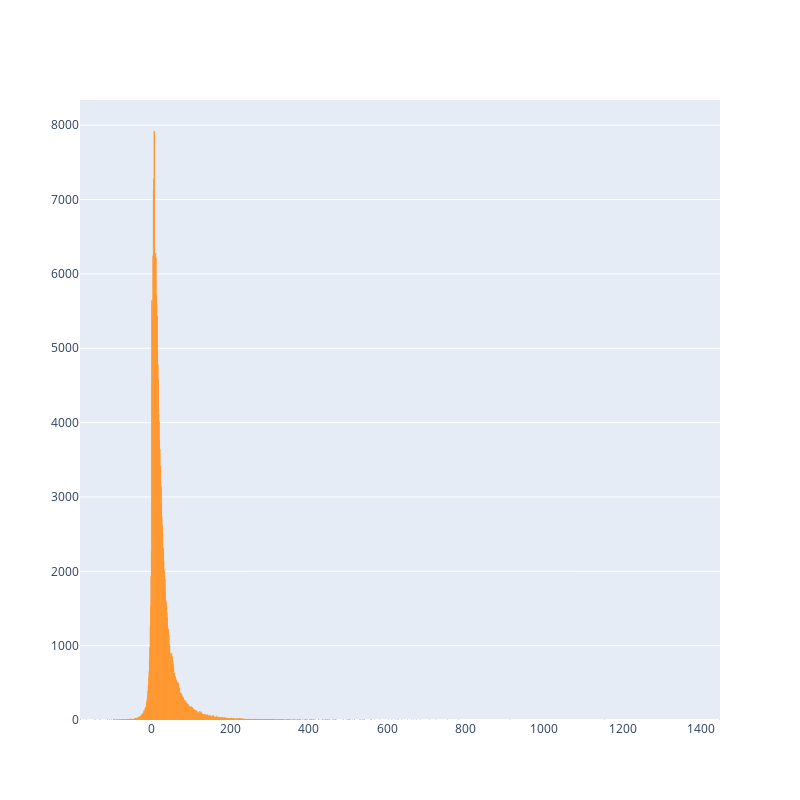

Notebook cell for this chart:
### Code cell
layout1 = cf.Layout(height=800,width=800)
df_rate_count.iplot(kind='bar', xTitle='rate',\
                  yTitle='count', title='Rate count',\
                  y='count',x='rate',layout=layout1)

### Figure 1 — Plotly figure (JSON) as saved in the notebook; plotly's stock layout.template omitted (floating-point values rounded to 4 significant figures; data arrays with more than 128 entries replaced by an {"elided": "..."} marker saying what was removed)
{"data": [{"marker": {"color": "rgba(255, 153, 51, 0.6)", "line": {"color": "rgba(255, 153, 51, 1.0)", "width": 1}}, "name": "count", "orientation": "v", "text": "", "type": "bar", "x": {"elided": "565 int values"}, "y": {"elided": "565 int values"}}], "layout": {"height": 800, "width": 800}}
